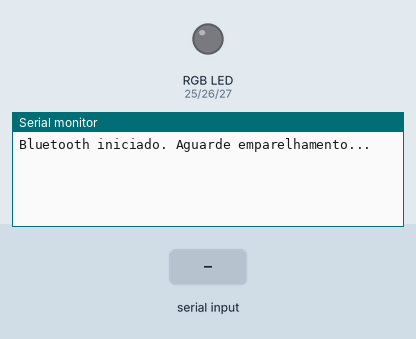
This sketch was run on a simulated ESP32. On the bench: an RGB LED mixed from three pins (HIGH = lit), the last lines printed to the serial monitor. The test bench sets the inputs (shaded band). Nothing arrives over Bluetooth unless stated.

Above: at 1.2 s.
1.3 s: "1" received over the second serial link
At 2.2 s:
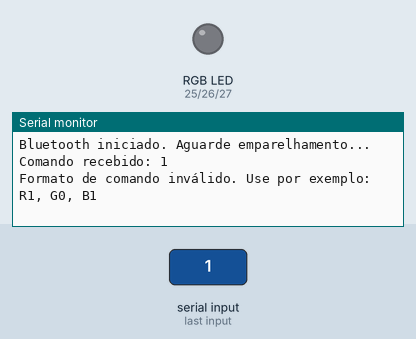
2.8 s: "R" received over the second serial link
At 3.3 s:
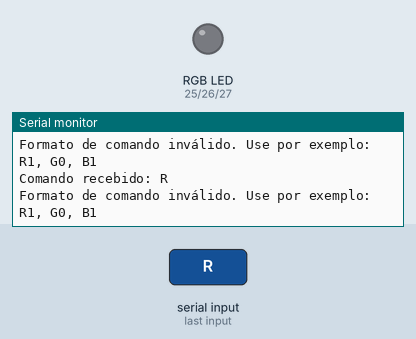
4.3 s: "G" received over the second serial link
At 5.7 s:
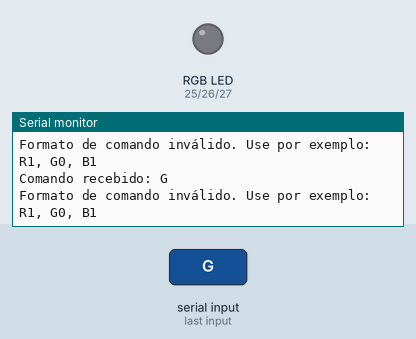

Measured:
- after the input at 1.3 s, the serial monitor: prints a new line at once (image 1)
- after the input at 2.8 s, the serial monitor: prints a new line at once (image 2)
- after the input at 4.3 s, the serial monitor: prints a new line at once (image 3)

The sketch:

exemplo_bluetooth1.ino
```cpp
// Inclui a biblioteca necessária para comunicação via Bluetooth Serial no ESP32
#include "BluetoothSerial.h"

// Verifica se o Bluetooth está habilitado no ESP32
// Se não estiver, interrompe a compilação com uma mensagem de erro
#if !defined(CONFIG_BT_ENABLED) || !defined(CONFIG_BLUEDROID_ENABLED)
  #error Bluetooth não está habilitado! Por favor verifique as configurações.
#endif

// Define os pinos conectados aos LEDs RGB
#define LED_R 25  // LED vermelho no pino 25
#define LED_G 26  // LED verde no pino 26
#define LED_B 27  // LED azul no pino 27

// Cria um objeto SerialBT para controlar a comunicação Bluetooth Serial
BluetoothSerial SerialBT;

void setup(){
  // Inicia a comunicação serial com o computador (via USB) na velocidade de 115200 bps
  Serial.begin(115200);

  // Inicia a comunicação Bluetooth com o nome "ESP32_TECDES_05"
  SerialBT.begin("ESP32_SW");
  Serial.println("Bluetooth iniciado. Aguarde emparelhamento...");

  // Configura os pinos dos LEDs como saída
  pinMode(LED_R, OUTPUT);
  pinMode(LED_G, OUTPUT);
  pinMode(LED_B, OUTPUT);

  // Garante que todos os LEDs comecem apagados
  digitalWrite(LED_R, LOW);
  digitalWrite(LED_G, LOW);
  digitalWrite(LED_B, LOW);
}

void loop(){
  // Se houver dados recebidos pela porta serial USB, encaminha-os para o Bluetooth
  if (Serial.available()) {
    SerialBT.write(Serial.read());  // Transfere o dado diretamente do Serial para o Bluetooth
  }

  // Verifica se há dados recebidos via Bluetooth
  if (SerialBT.available()) {
    String comando = "";  // Variável para armazenar o comando recebido

    // Enquanto houver dados no buffer Bluetooth, armazena cada caractere na variável `comando`
    while (SerialBT.available()) {
      char c = SerialBT.read();  // Lê um caractere
      comando += c;              // Adiciona ao comando
      delay(2);                  // Pequeno atraso para garantir leitura completa
    }

    comando.trim();  // Remove espaços em branco antes/depois do texto
    Serial.print("Comando recebido: ");
    Serial.println(comando);

    // Verifica se o comando tem exatamente dois caracteres (ex: R1, G0, B1)
    if (comando.length() == 2) {
      char led = comando.charAt(0);    // Primeiro caractere indica o LED (R, G ou B)
      char estado = comando.charAt(1); // Segundo caractere indica se liga (1) ou desliga (0)

      // Converte o caractere de estado para HIGH ou LOW
       int valor = (estado == '1') ? HIGH : LOW;

      // Verifica qual LED deve ser controlado e executa o comando
      if (led == 'R') {
        Serial.println(valor);  // Imprime o valor (1 ou 0)
        digitalWrite(LED_R, valor);  // Liga/desliga o LED vermelho
        Serial.println(valor == HIGH ? "LED VERMELHO ligado" : "LED VERMELHO desligado");
      }else if (led == 'G') {
        Serial.println(valor);
        digitalWrite(LED_G, valor);  // Liga/desliga o LED verde
        Serial.println(valor == HIGH ? "LED VERDE ligado" : "LED VERDE desligado");
      }else if (led == 'B') {
        Serial.println(valor);
        digitalWrite(LED_B, valor);  // Liga/desliga o LED azul
        Serial.println(valor == HIGH ? "LED AZUL ligado" : "LED AZUL desligado");
      }else {
        // Se o primeiro caractere não for R, G ou B
        Serial.println("Comando inválido! Use R, G ou B.");
      }
    }else {
      // Se o comando não tiver 2 caracteres, avisa o usuário
      Serial.println("Formato de comando inválido. Use por exemplo: R1, G0, B1");
    }
  }

  delay(20);

}
```
